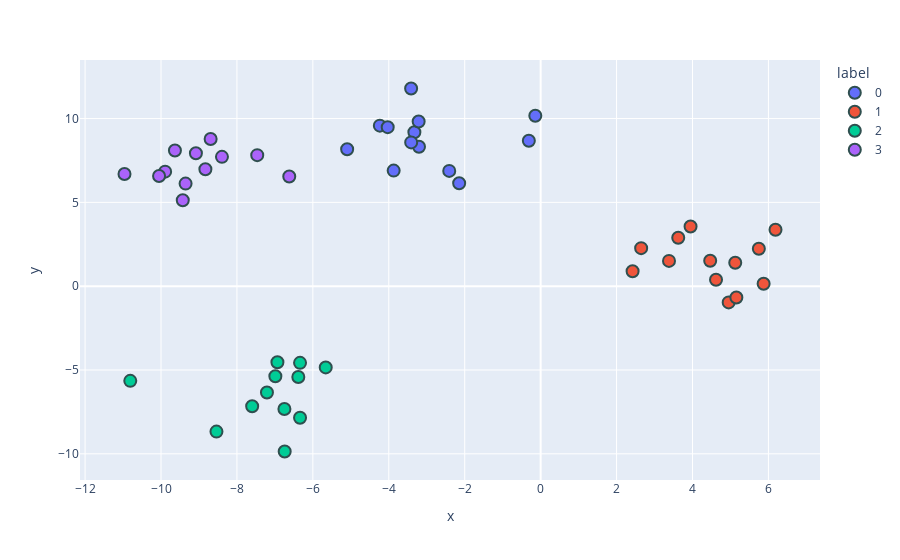

Source (notebook cell):
### Markdown cell above
### Plotting the data with the lables

### Code cell
fig = px.scatter(blobs_df, x='x', y='y', color='label')
fig.update_traces(marker=dict(size=12, line=dict(width=2, color='DarkSlateGrey')), selector=dict(mode='markers'))

### Figure 1 — Plotly figure (JSON) as saved in the notebook; plotly's stock layout.template omitted (floating-point values rounded to 4 significant figures)
{"data": [{"hovertemplate": "label=0<br>x=%{x}<br>y=%{y}<extra></extra>", "legendgroup": "0", "marker": {"color": "#636efa", "line": {"color": "DarkSlateGrey", "width": 2}, "size": 12, "symbol": "circle"}, "mode": "markers", "name": "0", "orientation": "v", "showlegend": true, "type": "scatter", "x": [-3.412, -3.871, -0.3107, -3.326, -2.408, -5.097, -4.236, -2.146, -4.028, -0.1404, -3.204, -3.213, -3.41], "xaxis": "x", "y": [11.79, 6.896, 8.676, 9.181, 6.877, 8.171, 9.578, 6.144, 9.486, 10.17, 8.316, 9.828, 8.577], "yaxis": "y"}, {"hovertemplate": "label=1<br>x=%{x}<br>y=%{y}<extra></extra>", "legendgroup": "1", "marker": {"color": "#EF553B", "line": {"color": "DarkSlateGrey", "width": 2}, "size": 12, "symbol": "circle"}, "mode": "markers", "name": "1", "orientation": "v", "showlegend": true, "type": "scatter", "x": [4.953, 2.422, 4.62, 6.186, 5.748, 5.155, 5.874, 3.381, 3.949, 4.466, 5.126, 2.648, 3.624], "xaxis": "x", "y": [-0.9663, 0.8934, 0.3866, 3.37, 2.23, -0.6714, 0.1419, 1.509, 3.559, 1.522, 1.396, 2.268, 2.891], "yaxis": "y"}, {"hovertemplate": "label=2<br>x=%{x}<br>y=%{y}<extra></extra>", "legendgroup": "2", "marker": {"color": "#00cc96", "line": {"color": "DarkSlateGrey", "width": 2}, "size": 12, "symbol": "circle"}, "mode": "markers", "name": "2", "orientation": "v", "showlegend": true, "type": "scatter", "x": [-10.81, -8.539, -6.933, -6.749, -6.988, -6.383, -7.209, -5.661, -6.338, -7.598, -6.742, -6.337], "xaxis": "x", "y": [-5.647, -8.674, -4.533, -7.329, -5.375, -5.417, -6.344, -4.846, -4.573, -7.159, -9.861, -7.848], "yaxis": "y"}, {"hovertemplate": "label=3<br>x=%{x}<br>y=%{y}<extra></extra>", "legendgroup": "3", "marker": {"color": "#ab63fa", "line": {"color": "DarkSlateGrey", "width": 2}, "size": 12, "symbol": "circle"}, "mode": "markers", "name": "3", "orientation": "v", "showlegend": true, "type": "scatter", "x": [-9.891, -9.352, -9.633, -8.394, -8.831, -10.05, -9.08, -8.693, -10.96, -9.426, -6.621, -7.465], "xaxis": "x", "y": [6.832, 6.12, 8.093, 7.715, 6.972, 6.571, 7.93, 8.776, 6.693, 5.128, 6.546, 7.817], "yaxis": "y"}], "layout": {"autosize": true, "legend": {"title": {"text": "label"}, "tracegroupgap": 0}, "margin": {"t": 60}, "xaxis": {"anchor": "y", "autorange": true, "domain": [0, 1], "range": [-12.04, 7.263], "title": {"text": "x"}, "type": "linear"}, "yaxis": {"anchor": "x", "autorange": true, "domain": [0, 1], "range": [-12.05, 13.98], "title": {"text": "y"}, "type": "linear"}}}
